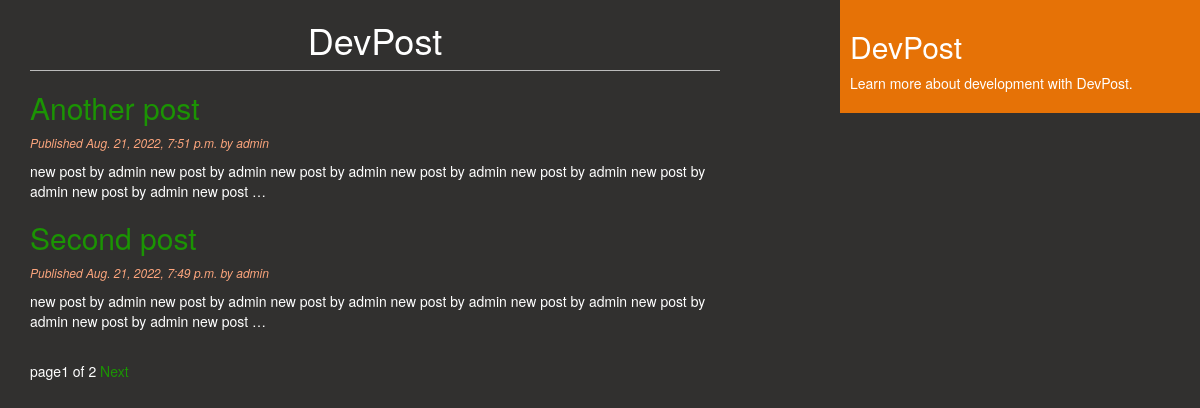
Screenshot of /blog/ with the database file from the repository.
### blog/models.py (models this page shows, shortened)
class Post(models.Model):
    STATUS_CHOICES = (
                       ('draft','Draft'),
                       ('published','Published')
                     )
    title = models.CharField(max_length=264)
    slug = models.SlugField(max_length=264, unique_for_date='publish')
    author = models.ForeignKey(User, on_delete=models.CASCADE, related_name='blog_author')
    body = models.TextField()
    publish = models.DateTimeField(default=timezone.now)
    created = models.DateTimeField(auto_now_add=True)
    updated = models.DateTimeField(auto_now=True)
    status = models.CharField(max_length=10, choices=STATUS_CHOICES, default='draft')
    class Meta:
        ordering = ('-publish',)
    objects = models.Manager()
    published = PublishedManager()
    def get_absolute_url(self):
        return reverse('blog:post_detail',
                       args=[self.publish.year,
                             self.publish.month,
                             self.publish.day,
                             self.slug])

### blog/views.py (the view)
# urls.py: path('', views.post_list, name='post_list'),
def post_list(request):
    posts = Post.objects.all()
    paginator = Paginator(posts, 2)
    page_number = request.GET.get('page')
    try:
        posts = paginator.page(page_number)
    except PageNotAnInteger:
        posts = paginator.page(1)
    except EmptyPage:
        posts = paginator.page(paginator.num_pages)
    return render(request, 'blog/post/list.html', {'posts': posts})

### blog/templates/blog/post/list.html (shortened to what this page needs)
{% extends 'blog/layout.html' %}
{% block content %}
    <h1>DevPost</h1>
    {% for post in posts %}
        <h2><a href="{{ post.get_absolute_url }}">{{ post.title }}</a></h2>
        <p id="date">
            Published {{ post.publish }} by {{ post.author }}
        </p>
        {{ post.body|truncatewords:30|linebreaks }}
    {% empty %}
        <p>No posts found.</p>
    {% endfor %}
    {% include "pagination.html" with page=posts %}
{% endblock content %}

### blog/templates/blog/layout.html (shortened to what this page needs)
{% load static %}
<!DOCTYPE html>
<html>
    <head>
        <link rel="stylesheet" href="https://maxcdn.bootstrapcdn.com/bootstrap/3.4.1/css/bootstrap.min.css">
        <link href="{% static "css/blog.css" %}" rel="stylesheet">
    </head>
    <body>
        <div id="content">
            {% block content %} {% endblock %}
        </div>
        <div id="sidebar">
            <h2>DevPost</h2>
            <p>Learn more about development with DevPost.</p>
        </div>
    </body>
</html>

### blog/templates/pagination.html (shortened to what this page needs)
<div class="pagination">
    <span class="current">
        page{{page.number}} of {{page.paginator.num_pages}}
    </span>
    <span>
        {% if page.has_next %}
            <a href="?page={{page.next_page_number}}">Next</a>
        {% endif %}
    </span>
</div>

### blog/static/css/blog.css (style rules this page uses)
body { background: rgb(49, 48, 47); color: white; }
#content { float: left; width: 60%; padding: 0 0 0 30px; }
#sidebar { float: right; width: 30%; padding: 10px; background-color: rgb(230, 114, 6); height: 100%; }
h1 { text-align: center; border-bottom: 1px solid #bbb; padding: 0 0 10px 0; }
a { color: rgb(27, 148, 3); text-decoration: none; }
#date { color: rgb(252, 165, 125); font-size: 12px; font-style: italic; }

### rows the page displays
Post: title "Another post", publish "Aug. 21, 2022, 7:51 p.m.", author "admin", body "new post by admin new post by admin new post by admin new post by admin new post by admin new post by admin new post by admin new post …"
Post: title "Second post", publish "Aug. 21, 2022, 7:49 p.m.", author "admin", body "new post by admin new post by admin new post by admin new post by admin new post by admin new post by admin new post by admin new post …"

### other values shown
{{ page.number }} "1"
{{ page.paginator.num_pages }} "2"
